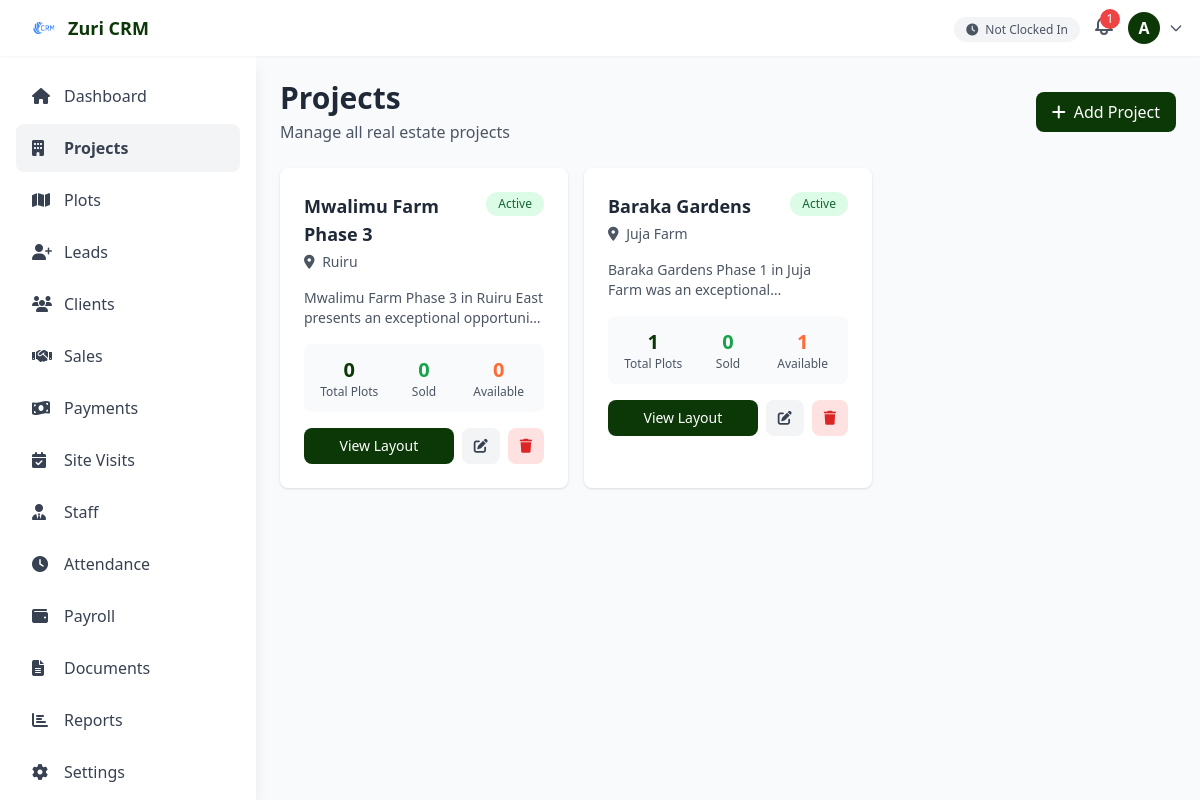
/projects.php (signed in), run on the app's committed database.
### tables this page shows
CREATE TABLE `settings` (
  `id` int NOT NULL,
  `site_name` varchar(255) DEFAULT 'Zuri CRM',
  `primary_color` varchar(7) DEFAULT '#0C3807',
  `secondary_color` varchar(7) DEFAULT '#FF6B35',
  `contact_email` varchar(255) DEFAULT NULL,
  `contact_phone` varchar(20) DEFAULT NULL,
  `contact_address` text,
  `office_latitude` decimal(10,8) DEFAULT NULL,
  `office_longitude` decimal(11,8) DEFAULT NULL,
  `office_radius` int DEFAULT '100',
  `logo_path` varchar(255) DEFAULT '/logo.png',
  `updated_at` timestamp NOT NULL DEFAULT CURRENT_TIMESTAMP ON UPDATE CURRENT_TIMESTAMP
);

CREATE TABLE `projects` (
  `id` int NOT NULL,
  `project_name` varchar(255) NOT NULL,
  `location` varchar(255) NOT NULL,
  `total_plots` int NOT NULL,
  `description` text,
  `status` enum('active','completed','on_hold') DEFAULT 'active',
  `created_by` int NOT NULL,
  `created_at` timestamp NOT NULL DEFAULT CURRENT_TIMESTAMP,
  `updated_at` timestamp NOT NULL DEFAULT CURRENT_TIMESTAMP ON UPDATE CURRENT_TIMESTAMP
);

### config.php (called while the page is built, shortened)
<?php
try {
    $pdo = new PDO(
        "mysql:host=" . DB_HOST . ";dbname=" . DB_NAME . ";charset=utf8mb4",
        DB_USER,
        DB_PASS,
        [
            PDO::ATTR_ERRMODE => PDO::ERRMODE_EXCEPTION,
            PDO::ATTR_DEFAULT_FETCH_MODE => PDO::FETCH_ASSOC,
            PDO::ATTR_EMULATE_PREPARES => false,
        ]
    );
} catch (PDOException $e) {
    error_log("Database connection failed: " . $e->getMessage());
    die("System error. Please contact administrator.");
}
function isLoggedIn() {
    return isset($_SESSION['user_id']);
}
function getUserRole() {
    return $_SESSION['user_role'] ?? null;
}
function getUserName() {
    return $_SESSION['user_name'] ?? null;
}
function hasPermission($module, $action = 'view') {
    global $pdo;
    $role = getUserRole();
    $column = 'can_' . $action;
    $stmt = $pdo->prepare("SELECT $column FROM role_permissions WHERE role = ? AND module = ?");
    $stmt->execute([$role, $module]);
    $result = $stmt->fetch();
    return $result && $result[$column] == 1;
}
function sanitize($data) {
    return htmlspecialchars(trim($data), ENT_QUOTES, 'UTF-8');
}
function getSettings() {
    global $pdo;
    static $settings = null;
    if ($settings === null) {
        $stmt = $pdo->query("SELECT * FROM settings WHERE id = 1");
        $settings = $stmt->fetch();
    }
    return $settings;
}

### projects.php (the view, shortened to what this page needs)
<?php
require_once 'config.php';
$stmt = $pdo->query("
    SELECT p.*,
           u.full_name as created_by_name,
           (SELECT COUNT(*) FROM plots WHERE project_id = p.id) as plot_count,
           (SELECT COUNT(*) FROM plots WHERE project_id = p.id AND status = 'sold') as plots_sold,
           (SELECT COUNT(*) FROM plots WHERE project_id = p.id AND status = 'available') as plots_available
    FROM projects p
    LEFT JOIN users u ON p.created_by = u.id
    ORDER BY p.created_at DESC
");
$projects = $stmt->fetchAll();
include 'includes/header.php';
?>
<div class="p-4 md:p-6 pb-20 md:pb-6">
    <?php if ($action === 'list'): ?>
        <div class="flex flex-col md:flex-row md:items-center md:justify-between mb-6">
            <div>
                <h1 class="text-2xl md:text-3xl font-bold text-gray-800">Projects</h1>
                <p class="text-gray-600 mt-1">Manage all real estate projects</p>
            </div>
            <?php if (hasPermission('projects', 'create')): ?>
            <a href="/projects.php?action=create" class="mt-4 md:mt-0 inline-flex items-center px-4 py-2 bg-primary text-white rounded-lg hover:opacity-90 transition">
                <i class="fas fa-plus mr-2"></i>
                <span>Add Project</span>
            </a>
            <?php endif; ?>
        </div>
        <div class="grid grid-cols-1 md:grid-cols-2 lg:grid-cols-3 gap-4">
            <?php foreach ($projects as $proj): ?>
            <div class="bg-white rounded-lg shadow hover:shadow-lg transition">
                <div class="p-6">
                    <div class="flex items-start justify-between mb-4">
                        <div class="flex-1">
                            <h3 class="text-lg font-bold text-gray-800"><?php echo sanitize($proj['project_name']); ?></h3>
                            <p class="text-sm text-gray-600 mt-1">
                                <i class="fas fa-map-marker-alt mr-1"></i>
                                <?php echo sanitize($proj['location']); ?>
                            </p>
                        </div>
                        <span class="px-3 py-1 text-xs rounded-full <?php
                            echo $proj['status'] === 'active' ? 'bg-green-100 text-green-800' :
                                ($proj['status'] === 'completed' ? 'bg-blue-100 text-blue-800' : 'bg-gray-100 text-gray-800');
                        ?>">
                            <?php echo ucfirst($proj['status']); ?>
                        </span>
                    </div>
                    <?php if ($proj['description']): ?>
                    <p class="text-sm text-gray-600 mb-4 line-clamp-2"><?php echo sanitize($proj['description']); ?></p>
                    <?php endif; ?>
                    <div class="grid grid-cols-3 gap-2 mb-4 p-3 bg-gray-50 rounded-lg">
                        <div class="text-center">
                            <p class="text-xl font-bold text-primary"><?php echo $proj['plot_count']; ?></p>
                            <p class="text-xs text-gray-600">Total Plots</p>
                        </div>
                        <div class="text-center">
                            <p class="text-xl font-bold text-green-600"><?php echo $proj['plots_sold']; ?></p>
                            <p class="text-xs text-gray-600">Sold</p>
                        </div>
                        <div class="text-center">
                            <p class="text-xl font-bold text-secondary"><?php echo $proj['plots_available']; ?></p>
                            <p class="text-xs text-gray-600">Available</p>
                        </div>
                    </div>
                    <div class="flex items-center gap-2">
                        <a href="/plot-layout.php?project_id=<?php echo $proj['id']; ?>" class="flex-1 text-center px-3 py-2 bg-primary text-white rounded-lg text-sm hover:opacity-90 transition">
                            View Layout
                        </a>
                        <?php if (hasPermission('projects', 'edit')): ?>
                        <a href="/projects.php?action=edit&id=<?php echo $proj['id']; ?>" class="px-3 py-2 bg-gray-100 text-gray-700 rounded-lg text-sm hover:bg-gray-200 transition">
                            <i class="fas fa-edit"></i>
                        </a>
                        <?php endif; ?>
                        <?php if (hasPermission('projects', 'delete')): ?>
                        <button onclick="deleteProject(<?php echo $proj['id']; ?>)" class="px-3 py-2 bg-red-100 text-red-600 rounded-lg text-sm hover:bg-red-200 transition">
                            <i class="fas fa-trash"></i>
                        </button>
                        <?php endif; ?>
                    </div>
                </div>
            </div>
            <?php endforeach; ?>
        </div>
    <?php endif; ?>
</div>

### includes/header.php (shortened to what this page needs)
<?php
$settings = getSettings();
$userName = getUserName();
$stmt = $pdo->prepare("SELECT COUNT(*) as count FROM notifications WHERE user_id = ? AND is_read = 0");
$stmt->execute([getUserId()]);
$unreadNotifications = $stmt->fetch()['count'];
$stmt = $pdo->prepare("SELECT * FROM attendance WHERE user_id = ? AND DATE(clock_in) = CURDATE() AND clock_out IS NULL");
$stmt->execute([getUserId()]);
$isClockedIn = $stmt->fetch();
?>
<!DOCTYPE html>
<html lang="en">
<head>
    <script src="https://cdn.tailwindcss.com"></script>
    <link rel="stylesheet" href="https://cdnjs.cloudflare.com/ajax/libs/font-awesome/6.4.0/css/all.min.css">
</head>
<body class="bg-gray-50">
    <header class="bg-white shadow-sm fixed top-0 left-0 right-0 z-40">
        <div class="flex items-center justify-between px-4 py-3">
            <div class="flex items-center space-x-3">
                <div class="flex items-center space-x-2">
                    <img src="<?php echo $settings['logo_path']; ?>" alt="Logo" class="h-8 w-8">
                    <span class="font-bold text-lg hidden sm:block" style="color: var(--primary-color);">
                        <?php echo sanitize($settings['site_name']); ?>
                    </span>
                </div>
            </div>
            <div class="flex items-center space-x-3">
                <?php if (hasPermission('attendance', 'create')): ?>
                <div class="hidden sm:block">
                    <?php if ($isClockedIn): ?>
                        <span class="text-xs px-3 py-1 rounded-full bg-green-100 text-green-800 font-semibold">
                            <i class="fas fa-clock mr-1"></i> Clocked In
                        </span>
                    <?php else: ?>
                        <span class="text-xs px-3 py-1 rounded-full bg-gray-100 text-gray-600">
                            <i class="fas fa-clock mr-1"></i> Not Clocked In
                        </span>
                    <?php endif; ?>
                </div>
                <?php endif; ?>
                <div class="relative notification-container">
                    <button onclick="toggleNotifications(event)" class="relative text-gray-600 hover:text-gray-900">
                        <?php if ($unreadNotifications > 0): ?>
                            <span class="absolute -top-1 -right-1 bg-red-500 text-white text-xs rounded-full h-5 w-5 flex items-center justify-center">
                                <?php echo $unreadNotifications > 9 ? '9+' : $unreadNotifications; ?>
                            </span>
                        <?php endif; ?>
                    </button>
                </div>
                <div class="relative user-container">
                    <button onclick="toggleUserMenu(event)" class="flex items-center space-x-2">
                        <div class="w-8 h-8 rounded-full bg-primary text-white flex items-center justify-center font-semibold">
                            <?php echo strtoupper(substr($userName, 0, 1)); ?>
                        </div>
                        <svg class="w-4 h-4 text-gray-600 hidden sm:block" fill="none" stroke="currentColor" viewBox="0 0 24 24">
                            <path stroke-linecap="round" stroke-linejoin="round" stroke-width="2" d="M19 9l-7 7-7-7"></path>
                        </svg>
                    </button>
                </div>
            </div>
        </div>
    </header>
    <aside id="sidebar" class="sidebar fixed left-0 top-14 bottom-0 w-64 bg-white shadow-lg z-30 md:top-14 overflow-y-auto">
        <nav class="p-4 space-y-1">
            <a href="/dashboard.php" class="flex items-center space-x-3 px-4 py-3 rounded-lg text-gray-700 hover:bg-gray-100 <?php echo basename($_SERVER['PHP_SELF']) == 'dashboard.php' ? 'bg-gray-100 font-semibold' : ''; ?>">
                <i class="fas fa-home w-5"></i>
                <span>Dashboard</span>
            </a>
            <?php if (hasPermission('projects', 'view')): ?>
            <a href="/projects.php" class="flex items-center space-x-3 px-4 py-3 rounded-lg text-gray-700 hover:bg-gray-100 <?php echo basename($_SERVER['PHP_SELF']) == 'projects.php' ? 'bg-gray-100 font-semibold' : ''; ?>">
                <i class="fas fa-building w-5"></i>
                <span>Projects</span>
            </a>
            <?php endif; ?>
            <?php if (hasPermission('plots', 'view')): ?>
            <a href="/plots.php" class="flex items-center space-x-3 px-4 py-3 rounded-lg text-gray-700 hover:bg-gray-100 <?php echo basename($_SERVER['PHP_SELF']) == 'plots.php' ? 'bg-gray-100 font-semibold' : ''; ?>">
                <i class="fas fa-map w-5"></i>
                <span>Plots</span>
            </a>
            <?php endif; ?>
            <?php if (hasPermission('leads', 'view')): ?>
            <a href="/leads.php" class="flex items-center space-x-3 px-4 py-3 rounded-lg text-gray-700 hover:bg-gray-100 <?php echo basename($_SERVER['PHP_SELF']) == 'leads.php' ? 'bg-gray-100 font-semibold' : ''; ?>">
                <i class="fas fa-user-plus w-5"></i>
                <span>Leads</span>
            </a>
            <?php endif; ?>
            <?php if (hasPermission('clients', 'view')): ?>
            <a href="/clients.php" class="flex items-center space-x-3 px-4 py-3 rounded-lg text-gray-700 hover:bg-gray-100 <?php echo basename($_SERVER['PHP_SELF']) == 'clients.php' ? 'bg-gray-100 font-semibold' : ''; ?>">
                <i class="fas fa-users w-5"></i>
                <span>Clients</span>
            </a>
            <?php endif; ?>
            <?php if (hasPermission('sales', 'view')): ?>
            <a href="/sales.php" class="flex items-center space-x-3 px-4 py-3 rounded-lg text-gray-700 hover:bg-gray-100 <?php echo basename($_SERVER['PHP_SELF']) == 'sales.php' ? 'bg-gray-100 font-semibold' : ''; ?>">
                <i class="fas fa-handshake w-5"></i>
                <span>Sales</span>
            </a>
            <?php endif; ?>
            <?php if (hasPermission('payments', 'view')): ?>
            <a href="/payments.php" class="flex items-center space-x-3 px-4 py-3 rounded-lg text-gray-700 hover:bg-gray-100 <?php echo basename($_SERVER['PHP_SELF']) == 'payments.php' ? 'bg-gray-100 font-semibold' : ''; ?>">
                <i class="fas fa-money-bill-wave w-5"></i>
                <span>Payments</span>
            </a>
            <?php endif; ?>
            <?php if (hasPermission('site_visits', 'view')): ?>
            <a href="/site-visits.php" class="flex items-center space-x-3 px-4 py-3 rounded-lg text-gray-700 hover:bg-gray-100 <?php echo basename($_SERVER['PHP_SELF']) == 'site-visits.php' ? 'bg-gray-100 font-semibold' : ''; ?>">
                <i class="fas fa-calendar-check w-5"></i>
                <span>Site Visits</span>
            </a>
            <?php endif; ?>
            <?php if (hasPermission('users', 'view')): ?>
            <a href="/users.php" class="flex items-center space-x-3 px-4 py-3 rounded-lg text-gray-700 hover:bg-gray-100 <?php echo basename($_SERVER['PHP_SELF']) == 'users.php' ? 'bg-gray-100 font-semibold' : ''; ?>">
                <i class="fas fa-user-tie w-5"></i>
                <span>Staff</span>
            </a>
            <?php endif; ?>
            <?php if (hasPermission('attendance', 'view')): ?>
            <a href="/attendance.php" class="flex items-center space-x-3 px-4 py-3 rounded-lg text-gray-700 hover:bg-gray-100 <?php echo basename($_SERVER['PHP_SELF']) == 'attendance.php' ? 'bg-gray-100 font-semibold' : ''; ?>">
                <i class="fas fa-clock w-5"></i>
                <span>Attendance</span>
            </a>
            <?php endif; ?>
            <?php if (hasPermission('payroll', 'view')): ?>
            <a href="/payroll.php" class="flex items-center space-x-3 px-4 py-3 rounded-lg text-gray-700 hover:bg-gray-100 <?php echo basename($_SERVER['PHP_SELF']) == 'payroll.php' ? 'bg-gray-100 font-semibold' : ''; ?>">
                <i class="fas fa-wallet w-5"></i>
                <span>Payroll</span>
            </a>
            <?php endif; ?>
            <?php if (hasPermission('documents', 'view')): ?>
            <a href="/documents.php" class="flex items-center space-x-3 px-4 py-3 rounded-lg text-gray-700 hover:bg-gray-100 <?php echo basename($_SERVER['PHP_SELF']) == 'documents.php' ? 'bg-gray-100 font-semibold' : ''; ?>">
                <i class="fas fa-file-alt w-5"></i>
                <span>Documents</span>
            </a>
            <?php endif; ?>
            <?php if (hasPermission('reports', 'view')): ?>
            <a href="/reports.php" class="flex items-center space-x-3 px-4 py-3 rounded-lg text-gray-700 hover:bg-gray-100 <?php echo basename($_SERVER['PHP_SELF']) == 'reports.php' ? 'bg-gray-100 font-semibold' : ''; ?>">
                <i class="fas fa-chart-bar w-5"></i>
                <span>Reports</span>
            </a>
            <?php endif; ?>
            <?php if (hasPermission('settings', 'view')): ?>
            <a href="/settings.php" class="flex items-center space-x-3 px-4 py-3 rounded-lg text-gray-700 hover:bg-gray-100 <?php echo basename($_SERVER['PHP_SELF']) == 'settings.php' ? 'bg-gray-100 font-semibold' : ''; ?>">
                <i class="fas fa-cog w-5"></i>
                <span>Settings</span>
            </a>
            <?php endif; ?>
        </nav>
    </aside>
    <main class="pt-14 md:ml-64">

### data on the page
settings: logo_path (picture), site_name "Zuri CRM"
projects: project_name "Mwalimu Farm Phase 3", location "Ruiru", status "Active", description "Mwalimu Farm Phase 3 in Ruiru East presents an exceptional…", plot_count "0", plots_sold "0", plots_available "0"
projects: project_name "Baraka Gardens", location "Juja Farm", status "Active", description "Baraka Gardens Phase 1 in Juja Farm was an…", plot_count "1", plots_sold "0", plots_available "1"

### other printed values
$unreadNotifications "1"
substr($userName, 0, 1) "A"
